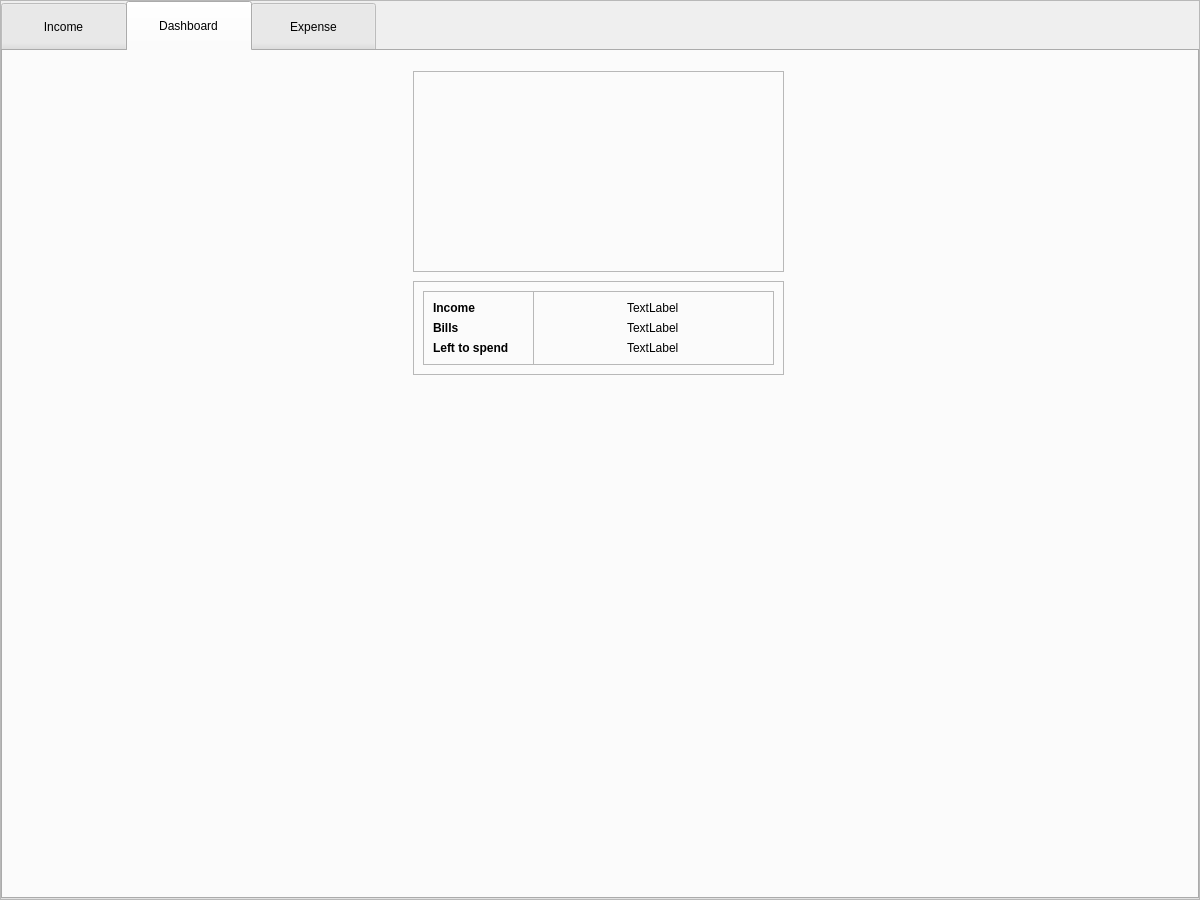
<?xml version="1.0" encoding="UTF-8"?>
<ui version="4.0">
 <class>MainWindow</class>
 <widget class="QMainWindow" name="MainWindow">
  <property name="geometry">
   <rect>
    <x>0</x>
    <y>0</y>
    <width>1200</width>
    <height>900</height>
   </rect>
  </property>
  <property name="windowTitle">
   <string>MainWindow</string>
  </property>
  <widget class="QWidget" name="centralwidget">
   <widget class="QFrame" name="frame">
    <property name="geometry">
     <rect>
      <x>0</x>
      <y>0</y>
      <width>1200</width>
      <height>900</height>
     </rect>
    </property>
    <property name="sizePolicy">
     <sizepolicy hsizetype="Preferred" vsizetype="Preferred">
      <horstretch>0</horstretch>
      <verstretch>0</verstretch>
     </sizepolicy>
    </property>
    <property name="minimumSize">
     <size>
      <width>800</width>
      <height>600</height>
     </size>
    </property>
    <property name="frameShape">
     <enum>QFrame::StyledPanel</enum>
    </property>
    <property name="frameShadow">
     <enum>QFrame::Raised</enum>
    </property>
    <layout class="QVBoxLayout" name="verticalLayout">
     <property name="spacing">
      <number>0</number>
     </property>
     <property name="leftMargin">
      <number>0</number>
     </property>
     <property name="topMargin">
      <number>0</number>
     </property>
     <property name="rightMargin">
      <number>0</number>
     </property>
     <property name="bottomMargin">
      <number>0</number>
     </property>
     <item>
      <widget class="QTabWidget" name="tab_bar">
       <property name="minimumSize">
        <size>
         <width>800</width>
         <height>600</height>
        </size>
       </property>
       <property name="styleSheet">
        <string notr="true">QTabBar::tab { height: 50px; width: 125px;}
QTabWidget::tab-bar {alignment: center;}</string>
       </property>
       <property name="currentIndex">
        <number>1</number>
       </property>
       <widget class="QWidget" name="income_tab">
        <attribute name="title">
         <string>Income</string>
        </attribute>
        <widget class="QTableView" name="income_table">
         <property name="geometry">
          <rect>
           <x>15</x>
           <y>20</y>
           <width>371</width>
           <height>800</height>
          </rect>
         </property>
         <property name="sizeAdjustPolicy">
          <enum>QAbstractScrollArea::AdjustToContents</enum>
         </property>
         <property name="editTriggers">
          <set>QAbstractItemView::NoEditTriggers</set>
         </property>
         <attribute name="horizontalHeaderStretchLastSection">
          <bool>true</bool>
         </attribute>
         <attribute name="verticalHeaderCascadingSectionResizes">
          <bool>true</bool>
         </attribute>
         <attribute name="verticalHeaderStretchLastSection">
          <bool>false</bool>
         </attribute>
        </widget>
        <widget class="QPushButton" name="add_income_btn">
         <property name="geometry">
          <rect>
           <x>640</x>
           <y>240</y>
           <width>141</width>
           <height>41</height>
          </rect>
         </property>
         <property name="text">
          <string>Add Income</string>
         </property>
        </widget>
        <widget class="QWidget" name="formLayoutWidget">
         <property name="geometry">
          <rect>
           <x>410</x>
           <y>20</y>
           <width>371</width>
           <height>211</height>
          </rect>
         </property>
         <layout class="QFormLayout" name="add_income_form_layout">
          <item row="0" column="0">
           <widget class="QLabel" name="income_amount_label">
            <property name="text">
             <string>Amount</string>
            </property>
           </widget>
          </item>
          <item row="0" column="1">
           <widget class="QLineEdit" name="income_amount_line_edit"/>
          </item>
          <item row="1" column="0">
           <widget class="QLabel" name="income_date_label">
            <property name="text">
             <string>Date</string>
            </property>
           </widget>
          </item>
          <item row="1" column="1">
           <widget class="QDateEdit" name="income_date_edit">
            <property name="calendarPopup">
             <bool>true</bool>
            </property>
           </widget>
          </item>
          <item row="2" column="0">
           <widget class="QLabel" name="income_tags_label">
            <property name="text">
             <string>Tags</string>
            </property>
           </widget>
          </item>
          <item row="3" column="0">
           <widget class="QLabel" name="income_description_label">
            <property name="text">
             <string>Description</string>
            </property>
           </widget>
          </item>
          <item row="3" column="1">
           <widget class="QPlainTextEdit" name="income_description_text_edit"/>
          </item>
          <item row="2" column="1">
           <widget class="QComboBox" name="income_tags_combo_box"/>
          </item>
         </layout>
        </widget>
       </widget>
       <widget class="QWidget" name="dashboard_tab">
        <attribute name="title">
         <string>Dashboard</string>
        </attribute>
        <widget class="QFrame" name="pie_chart_frame">
         <property name="geometry">
          <rect>
           <x>410</x>
           <y>20</y>
           <width>371</width>
           <height>201</height>
          </rect>
         </property>
         <property name="frameShape">
          <enum>QFrame::StyledPanel</enum>
         </property>
         <property name="frameShadow">
          <enum>QFrame::Raised</enum>
         </property>
        </widget>
        <widget class="QFrame" name="frame_3">
         <property name="geometry">
          <rect>
           <x>410</x>
           <y>230</y>
           <width>371</width>
           <height>94</height>
          </rect>
         </property>
         <property name="frameShape">
          <enum>QFrame::StyledPanel</enum>
         </property>
         <property name="frameShadow">
          <enum>QFrame::Raised</enum>
         </property>
         <widget class="QFrame" name="label_frame">
          <property name="geometry">
           <rect>
            <x>120</x>
            <y>10</y>
            <width>241</width>
            <height>74</height>
           </rect>
          </property>
          <property name="frameShape">
           <enum>QFrame::StyledPanel</enum>
          </property>
          <property name="frameShadow">
           <enum>QFrame::Raised</enum>
          </property>
          <layout class="QVBoxLayout" name="verticalLayout_3">
           <item alignment="Qt::AlignHCenter">
            <widget class="QLabel" name="label">
             <property name="text">
              <string>TextLabel</string>
             </property>
            </widget>
           </item>
           <item alignment="Qt::AlignHCenter">
            <widget class="QLabel" name="label_2">
             <property name="text">
              <string>TextLabel</string>
             </property>
            </widget>
           </item>
           <item alignment="Qt::AlignHCenter">
            <widget class="QLabel" name="label_3">
             <property name="text">
              <string>TextLabel</string>
             </property>
            </widget>
           </item>
          </layout>
         </widget>
         <widget class="QFrame" name="category_frame">
          <property name="geometry">
           <rect>
            <x>10</x>
            <y>10</y>
            <width>111</width>
            <height>74</height>
           </rect>
          </property>
          <property name="frameShape">
           <enum>QFrame::StyledPanel</enum>
          </property>
          <property name="frameShadow">
           <enum>QFrame::Raised</enum>
          </property>
          <layout class="QVBoxLayout" name="verticalLayout_2">
           <item>
            <widget class="QLabel" name="total_income_label">
             <property name="font">
              <font>
               <bold>true</bold>
              </font>
             </property>
             <property name="text">
              <string>Income</string>
             </property>
            </widget>
           </item>
           <item>
            <widget class="QLabel" name="bills_label">
             <property name="font">
              <font>
               <bold>true</bold>
              </font>
             </property>
             <property name="text">
              <string>Bills</string>
             </property>
            </widget>
           </item>
           <item>
            <widget class="QLabel" name="lts_label">
             <property name="font">
              <font>
               <bold>true</bold>
              </font>
             </property>
             <property name="text">
              <string>Left to spend</string>
             </property>
            </widget>
           </item>
          </layout>
         </widget>
        </widget>
       </widget>
       <widget class="QWidget" name="expense_tab">
        <attribute name="title">
         <string>Expense</string>
        </attribute>
        <widget class="QTableView" name="expense_table">
         <property name="geometry">
          <rect>
           <x>804</x>
           <y>20</y>
           <width>371</width>
           <height>800</height>
          </rect>
         </property>
         <property name="sizeAdjustPolicy">
          <enum>QAbstractScrollArea::AdjustToContents</enum>
         </property>
         <property name="editTriggers">
          <set>QAbstractItemView::NoEditTriggers</set>
         </property>
         <attribute name="horizontalHeaderStretchLastSection">
          <bool>true</bool>
         </attribute>
         <attribute name="verticalHeaderCascadingSectionResizes">
          <bool>true</bool>
         </attribute>
         <attribute name="verticalHeaderStretchLastSection">
          <bool>false</bool>
         </attribute>
        </widget>
        <widget class="QWidget" name="formLayoutWidget_2">
         <property name="geometry">
          <rect>
           <x>410</x>
           <y>20</y>
           <width>371</width>
           <height>211</height>
          </rect>
         </property>
         <layout class="QFormLayout" name="add_expense_form_layout">
          <item row="0" column="0">
           <widget class="QLabel" name="expense_amount_label">
            <property name="text">
             <string>Amount</string>
            </property>
           </widget>
          </item>
          <item row="0" column="1">
           <widget class="QLineEdit" name="expense_amount_line_edit"/>
          </item>
          <item row="1" column="0">
           <widget class="QLabel" name="expense_date_label">
            <property name="text">
             <string>Date</string>
            </property>
           </widget>
          </item>
          <item row="1" column="1">
           <widget class="QDateEdit" name="expense_date_edit">
            <property name="calendarPopup">
             <bool>true</bool>
            </property>
           </widget>
          </item>
          <item row="2" column="0">
           <widget class="QLabel" name="expense_tag_label">
            <property name="text">
             <string>Tags</string>
            </property>
           </widget>
          </item>
          <item row="3" column="0">
           <widget class="QLabel" name="expense_description_label">
            <property name="text">
             <string>Description</string>
            </property>
           </widget>
          </item>
          <item row="3" column="1">
           <widget class="QPlainTextEdit" name="expense_description_text_edit"/>
          </item>
          <item row="2" column="1">
           <widget class="QComboBox" name="expense_tag_combo_box"/>
          </item>
         </layout>
        </widget>
        <widget class="QPushButton" name="add_expense_button">
         <property name="geometry">
          <rect>
           <x>410</x>
           <y>240</y>
           <width>141</width>
           <height>41</height>
          </rect>
         </property>
         <property name="text">
          <string>Add Expense</string>
         </property>
        </widget>
       </widget>
      </widget>
     </item>
    </layout>
   </widget>
  </widget>
 </widget>
 <resources/>
 <connections/>
</ui>
